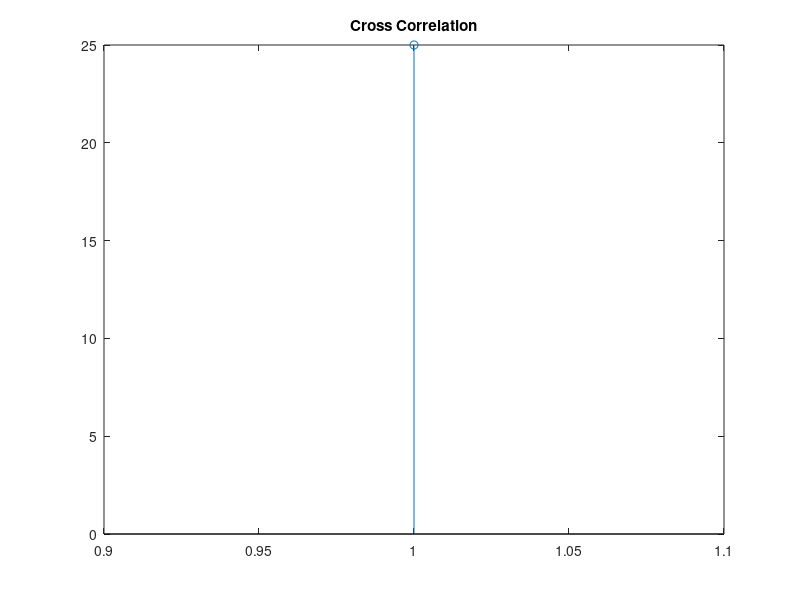

MATLAB code for this plot:
clc;
clear all;
close all;

x=input('Enter the first sequence: ');
h=input('Enter the second sequence: ');

n=length(x);
m=length(h);
k=n+m-1;
x=[x zeros(1,k-n)]';
h=fliplr(h);
h=[h zeros(1,k-m)]';

for i=1:k
    c(:,i)=circshift(x,i-1);
end
y=c*h;
disp('Cross Correlation')
disp(y);
stem(y)
title('Cross Correlation')